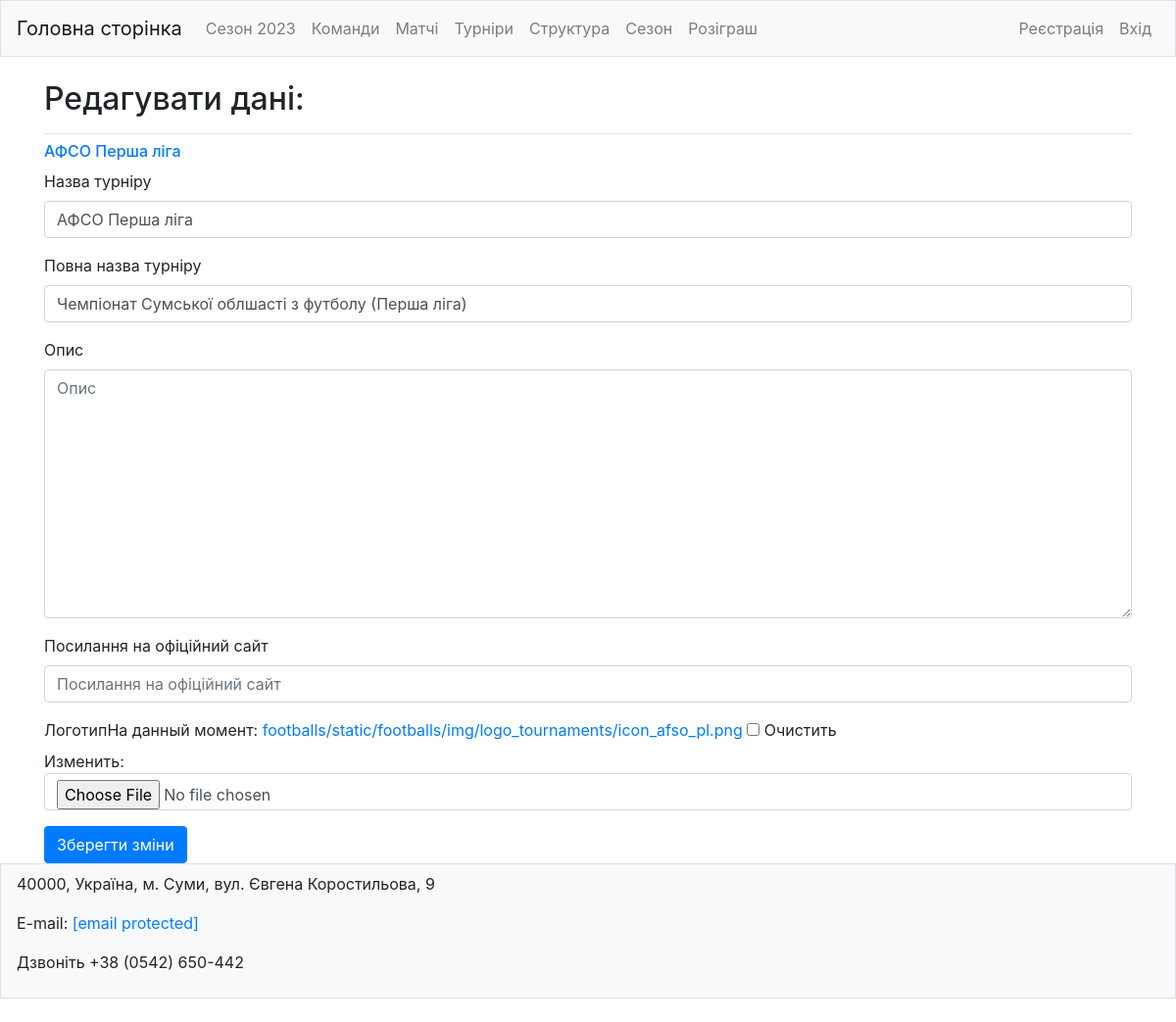
The app's page /edit_tournament/afso-persha-liga/ with its own data.
### footballs/models.py (models this page shows, shortened)
class Tournaments(models.Model):
    tournament_slug = models.SlugField(max_length=250, unique=True, db_index=True, verbose_name="Slug")
    name = models.CharField(max_length=150, verbose_name="Назва турніру", unique=True)
    full_name = models.CharField(max_length=350, verbose_name="Повна назва турніру")
    region = models.ForeignKey(Regions, on_delete=models.DO_NOTHING, verbose_name="Область")
    description = models.TextField(blank=True, verbose_name="Опис")
    link = models.URLField(blank=True, verbose_name="посилання на офіційний сайт")
    logotype = models.ImageField(upload_to='footballs/static/footballs/img/logo_tournaments/', verbose_name="Логотип",
                                 blank=True, default='footballs/static/footballs/img/logo_teams/Снимок.PNG')
    date_create = models.DateTimeField(auto_now_add=True)
    date_update = models.DateTimeField(auto_now=True)
    objects = models.Manager
    class Meta:
        verbose_name = "Турнір"
        verbose_name_plural = "Турніри"

### footballs/views.py (the view)
# urls.py: path('edit_tournament/<slug:tournament_slug>/', views.edit_tournament, name='edit_tournament'),
def edit_tournament(request, tournament_slug):
    tournament = Tournaments.objects.get(tournament_slug=tournament_slug)
    name = tournament.name
    if request.method != 'POST':
        form = TournamentsForm(instance=tournament)
    else:
        form = TournamentsForm(instance=tournament, data=(request.POST, request.FILES))
        if form.is_valid():
            form.save()
            return redirect('footballs:tournament', tournament_slug=tournament_slug)
    context = {
        'tournament': tournament,
        'name': name,
        'form': form,
    }
    return render(request, 'footballs/edit_tournament.html', context)

### footballs/forms.py
class TournamentsForm(forms.ModelForm):
    class Meta:
        model = Tournaments
        fields = [
            'name',
            'full_name',
            'description',
            'link',
            'logotype',
        ]
        widgets = {'tournaments_desc': forms.Textarea(attrs={'cols': 80})}

### footballs/templates/footballs/edit_tournament.html (shortened to what this page needs)
{% extends 'base.html'%}
{% load bootstrap4 %}
{% block page_header %}
  <h2>Редагувати дані:</h2>
{% endblock page_header %}
{% block content %}
  <h6><a href="{% url 'footballs:tournament' tournament.tournament_slug %}">{{ name }}</a></h6>
    <form action="{% url 'footballs:edit_tournament' tournament.tournament_slug %}" enctype="multipart/form-data" method='post' form method="post">
        {% bootstrap_form form %}
        {% buttons %}
        <button name="submit" class="btn btn-primary">Зберегти зміни</button>
        {% endbuttons %}
    </form>
{% endblock content %}

### templates/base.html (style rules this page uses)
a { text-decoration: none }

### records on screen
Tournaments: name "АФСО Перша ліга", full_name "Чемпіонат Сумської облшасті з футболу (Перша ліга)"
